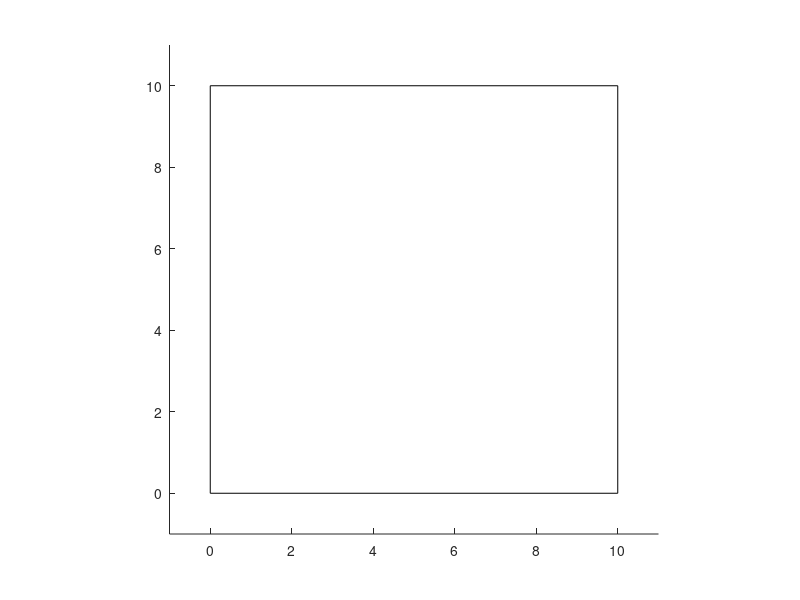

Recreate this plot in MATLAB. (Note: this script raises an error after producing the figure.)
clc
clear all
lowerPoint=0;
upperPoint=10;
startPoint=[9.5 9.5];
targetPoint=[0.5 0.5];
%specify polygons with all the point in a cell array
polygons = {
    [2, 6; 2, 4; 8, 5],
    [7, 9; 6, 6; 9.3, 6;9.5,7.3]
};
%alternative polygon
%polygons={
%[3,1;4,2;2.5,3.5;3.5,4.5;5,3;6,4;4,6;1,3]
%}

axis([lowerPoint-1,upperPoint+1,lowerPoint-1,upperPoint+1]);
axis equal
%Draw the enviroment boundaries
rectangle('Position',[lowerPoint lowerPoint upperPoint-lowerPoint upperPoint-lowerPoint])
hold on
%Draw the polygons (Objects)
draw_polygons(polygons);
%Draw start and end Point
plot(startPoint(1), startPoint(2), 'bo', 'MarkerSize', 10, 'MarkerFaceColor', 'g');
plot(targetPoint(1), targetPoint(2), 'ro', 'MarkerSize', 10, 'MarkerFaceColor', 'r');
%Do the Bug1 Algorithm
bug_algorithm(startPoint,targetPoint,polygons,[1 0 0 0.3])
bug2_algorithm(startPoint,targetPoint,polygons,[0 1 0 0.3])

%tangent bugs needs the navigations toolbox for a function to determine if
%two lines defined by four points intersect

tangent_bug_algorithm(startPoint,targetPoint,polygons,1,[0 0 1 0.3]);
hold off